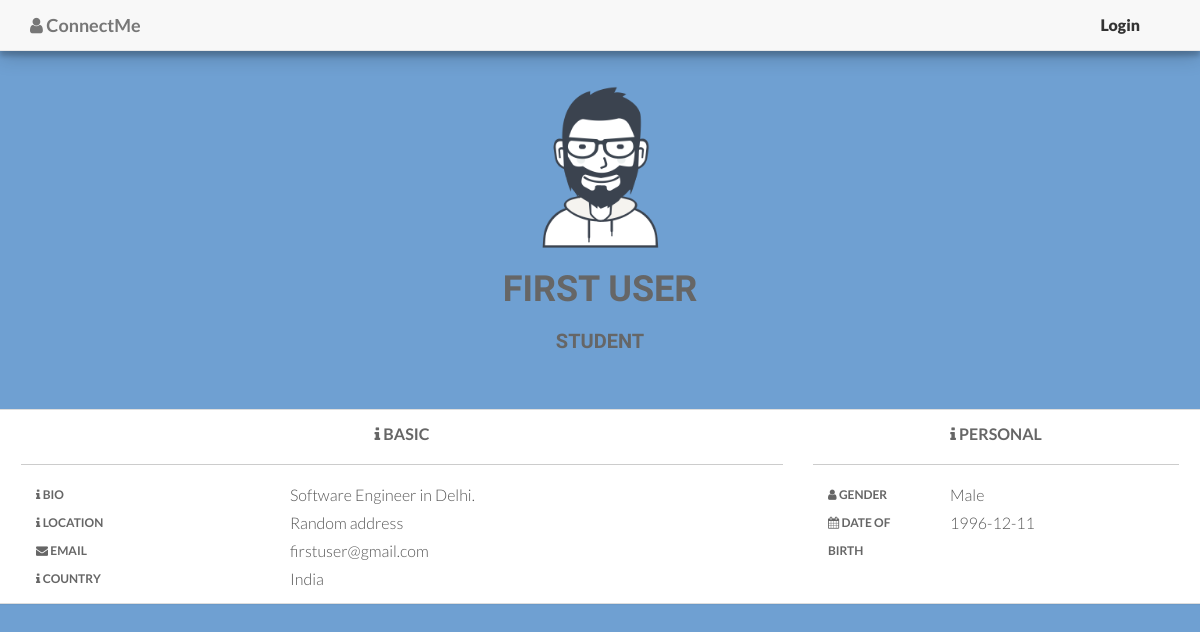
Screenshot of /firstuser with the database file from the repository.
### tables this page shows
CREATE TABLE `user` (
  `user_id` int(11) NOT NULL AUTO_INCREMENT,
  `user_email` varchar(255) NOT NULL,
  `user_password` varchar(255) NOT NULL,
  `user_firstname` text NOT NULL,
  `user_lastname` text NOT NULL,
  `user_avatar` varchar(255) NOT NULL,
  `user_shortbio` text,
  `user_username` varchar(255) NOT NULL,
  `user_longbio` text,
  `user_facebook` varchar(255) DEFAULT NULL,
  `user_twitter` varchar(255) DEFAULT NULL,
  `user_linkedin` varchar(255) DEFAULT NULL,
  `user_stumbleupon` varchar(255) DEFAULT NULL,
  `user_pinterest` varchar(255) DEFAULT NULL,
  `user_googleplus` varchar(255) DEFAULT NULL,
  `user_website` varchar(255) DEFAULT NULL,
  `user_dob` date DEFAULT NULL,
  `user_profession` text,
  `user_gender` varchar(255) DEFAULT NULL,
  `user_maritialstatus` varchar(255) DEFAULT NULL,
  `user_address` text,
  `user_backgroundpicture` varchar(255) NOT NULL,
  `user_joindate` date NOT NULL,
  `user_country` varchar(255) DEFAULT NULL,
  `user_skype` varchar(255) DEFAULT NULL,
  `user_github` varchar(255) DEFAULT NULL,
  `user_youtube` varchar(255) DEFAULT NULL,
  `user_vimeo` varchar(255) DEFAULT NULL,
  PRIMARY KEY (`user_id`),
  UNIQUE KEY `user_email` (`user_email`),
  UNIQUE KEY `user_username` (`user_username`)
);

### controllers/base/style.php (called while the page is built, shortened)
<?php
    if (isset($_GET['user_username'])) {
        $user_username = $_GET['user_username'];
    }
    $sql = "SELECT * FROM user where user_username='$user_username'";
    $result = mysqli_query($database,$sql) or die(mysqli_error());
    $rws = mysqli_fetch_array($result);
?>

### user-profile.php (the view, shortened to what this page needs)
<?php include 'components/session-check-user-profile.php' ?>
<?php include 'controllers/navigation/index-before-login-navigation.php' ?>
<?php include 'controllers/base/style.php' ?>
<div class="profile">
	<div class="row clearfix">
            <div>
                <center>
                    <img src="userfiles/avatars/<?php echo $rws['user_avatar'];?>" class="img-responsive profile-avatar">
                </center>
                <h1 class="text-center profile-text profile-name"><?php echo $rws['user_firstname'];?> <?php echo $rws['user_lastname'];?></h1>
                <h2 class="text-center profile-text profile-profession"><?php echo $rws['user_profession'];?></h2>
                <br>
                <div class="panel-group white" id="panel-profile">
                    <div class="panel panel-default ">
                        <div id="panel-element-info" class="panel-collapse collapse in">
                            <div class="panel-body">
                                <div class="col-md-8 column">
                                    <p class="text-center profile-title"><i class="fa fa-info"></i> Basic</p>
                                    <hr>
<?php
    if ($rws['user_shortbio']){
?>
                                    <div class="col-md-4">
                                        <p class="profile-details"><i class="fa fa-info"></i> Bio</p>
                                    </div>
                                    <div class="col-md-8">
                                        <p><?php echo $rws['user_shortbio'];?></p>
                                    </div>
<?php } ?>
<?php
    if ($rws['user_address']){
?>
                                    <div class="col-md-4">
                                        <p class="profile-details"><i class="fa fa-info"></i> Location</p>
                                    </div>
                                    <div class="col-md-8">
                                        <p><?php echo $rws['user_address'];?></p>
                                    </div>
<?php } ?>
<?php
    if ($rws['user_email']){
?>
                                    <div class="col-md-4">
                                        <p class="profile-details"><i class="fa fa-envelope"></i> Email</p>
                                    </div>
                                    <div class="col-md-8">
                                        <p><?php echo $rws['user_email'];?></p>
                                    </div>
<?php } ?>
<?php
    if ($rws['user_country']){
?>
                                    <div class="col-md-4">
                                        <p class="profile-details"><i class="fa fa-info"></i> Country</p>
                                    </div>
                                    <div class="col-md-8">
                                        <p><?php echo $rws['user_country'];?></p>
                                    </div>
<?php } ?>
                                </div>
                                <div class="col-md-4 column">
                                    <p class="text-center profile-title"><i class="fa fa-info"></i> Personal</p>
                                    <hr>
<?php
    if ($rws['user_gender']){
?>
                                    <div class="col-md-4">
                                        <p class="profile-details"><i class="fa fa-user"></i> Gender</p>
                                    </div>
                                    <div class="col-md-8">
                                        <p><?php echo $rws['user_gender'];?></p>
                                    </div>
<?php } ?>
<?php
    if ($rws['user_dob']){
?>
                                    <div class="col-md-4">
                                        <p class="profile-details"><i class="fa fa-calendar"></i> Date of Birth</p>
                                    </div>
                                    <div class="col-md-8">
                                        <p><?php echo $rws['user_dob'];?></p>
                                    </div>
<?php } ?>
                                </div>
                            </div>
                        </div>
                    </div>
                </div>
            </div>
	</div>
</div>

### assets/css/base/main.css (style rules this page uses)
h1, h2, h3, h4, h5, h6 { font-family: "Raleway"; font-weight: 300; color: white; }
h1 { font-weight: 800; }
p { line-height: 28px; margin-bottom: 0px; }
hr { display: block; height: 1px; border: 0; border-top: 1px solid #ccc; margin: 1em 0; padding: 0; }
.panel-body { padding-top: 0px; }
.row { padding-left: 10px; padding-right: 10px; }
.panel-default { margin-top: 25px; }
.panel-body { padding: 10px; }
.profile-avatar { height: 200px; }
.white { background-color: #fff !important; }
.profile-title { font-weight: 600; color: #666; text-transform: uppercase; }
.profile-text { color: #666; font-weight: 800; text-transform: uppercase; }
.profile-profession { font-size: 20px; }
.profile-details { font-weight: 600; color: #666; text-transform: uppercase; font-size: 12px; }

### rows the page displays
user: user_avatar (picture), user_firstname "FIRST", user_lastname "USER", user_profession "STUDENT", user_shortbio "Software Engineer in Delhi.", user_address "Random address", user_email "firstuser@gmail.com", user_country "India", user_gender "Male", user_dob "1996-12-11"
